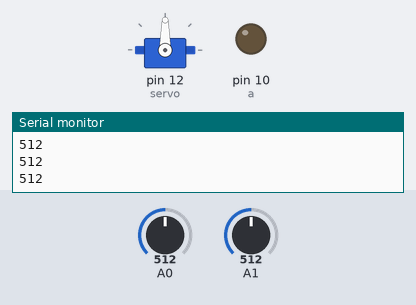
Simulated run of this sketch. Board: Arduino Uno, built with avr-gcc and run on an emulated ATmega328P. Shown: servo, output pins drawn as LEDs (lit = HIGH), the last lines printed to the serial monitor. The inputs (shaded band) are chosen by the test bench; at power-on: A0 = 512, A1 = 512.

Above: at 1.2 s.
1.3 s: A0 set to 568
2.8 s: A0 set to 586
At 3.97 s:
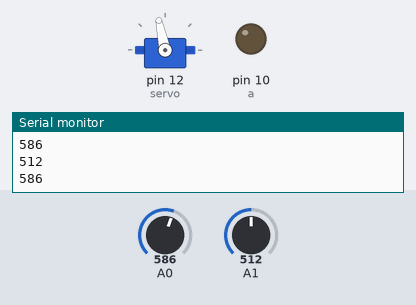
5.8 s: A0 set to 511
At 5.8 s:
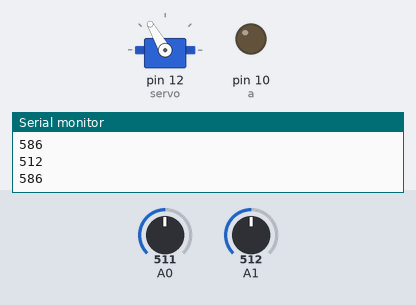
7.3 s: A1 set to 464
8.8 s: A1 set to 427
At 10.81 s:
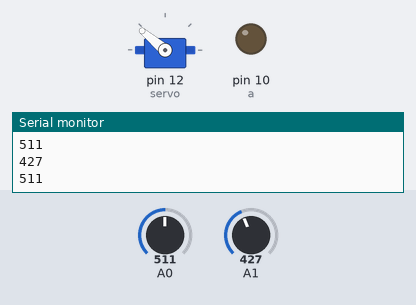
11.8 s: A1 set to 511
Timing chart, 0 to 14.3 s (numbered marks = the images above; inputs shaded):
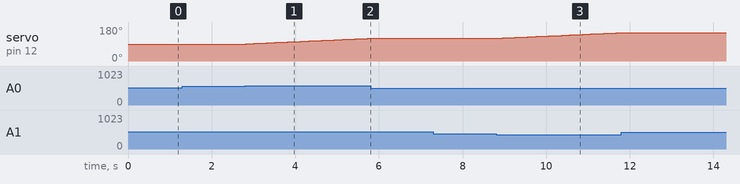

Measured:
- the behaviour switches between 577 and 578 on A0 (found by bisection; images 0 and 1)
- the behaviour switches between 446 and 445 on A1 (found by bisection; images 2 and 3)
- after the input at 2.8 s, servo on pin 12 (servo): moves from 90° to 120° over 2.9 s, starting at once
- after the input at 5.8 s, servo on pin 12 (servo): stays 120° (without the input it goes to 121° after 0.04 s)
- after the input at 8.8 s, servo on pin 12 (servo): moves from 120° to 150° over 2.9 s, starting after 0.06 s
- after the input at 11.8 s, servo on pin 12 (servo): stays 150° (without the input it goes to 151° after 0.08 s)

The sketch:

SOPOcode.ino
```cpp
#include <Servo.h>

Servo servo;
int light1,light2,a=10,error=65,ip=90;

void setup() {
  pinMode(a,OUTPUT);
   pinMode(A1, INPUT);
  pinMode(A0, INPUT);
     servo.attach(12);
Serial.begin(9600);
servo.write(90);
}

void loop() {
  // put your main code here, to run repeatedly:
light1=analogRead(A1);
light2=analogRead(A0);
Serial.println(light1);
Serial.println(light2);


int diff1=abs(light1-light2);
int diff2=abs(light2-light1);
if((diff1 <= error) || (diff2 <= error)) {
  ip=ip+0;
  } else {
    if(light1 > light2)
    {
      ip=ip-1;;
    }
    if(light1 < light2)
    {
      ip=ip+1;
    }
  }
 servo.write(ip);
  delay(100);
 }
```
